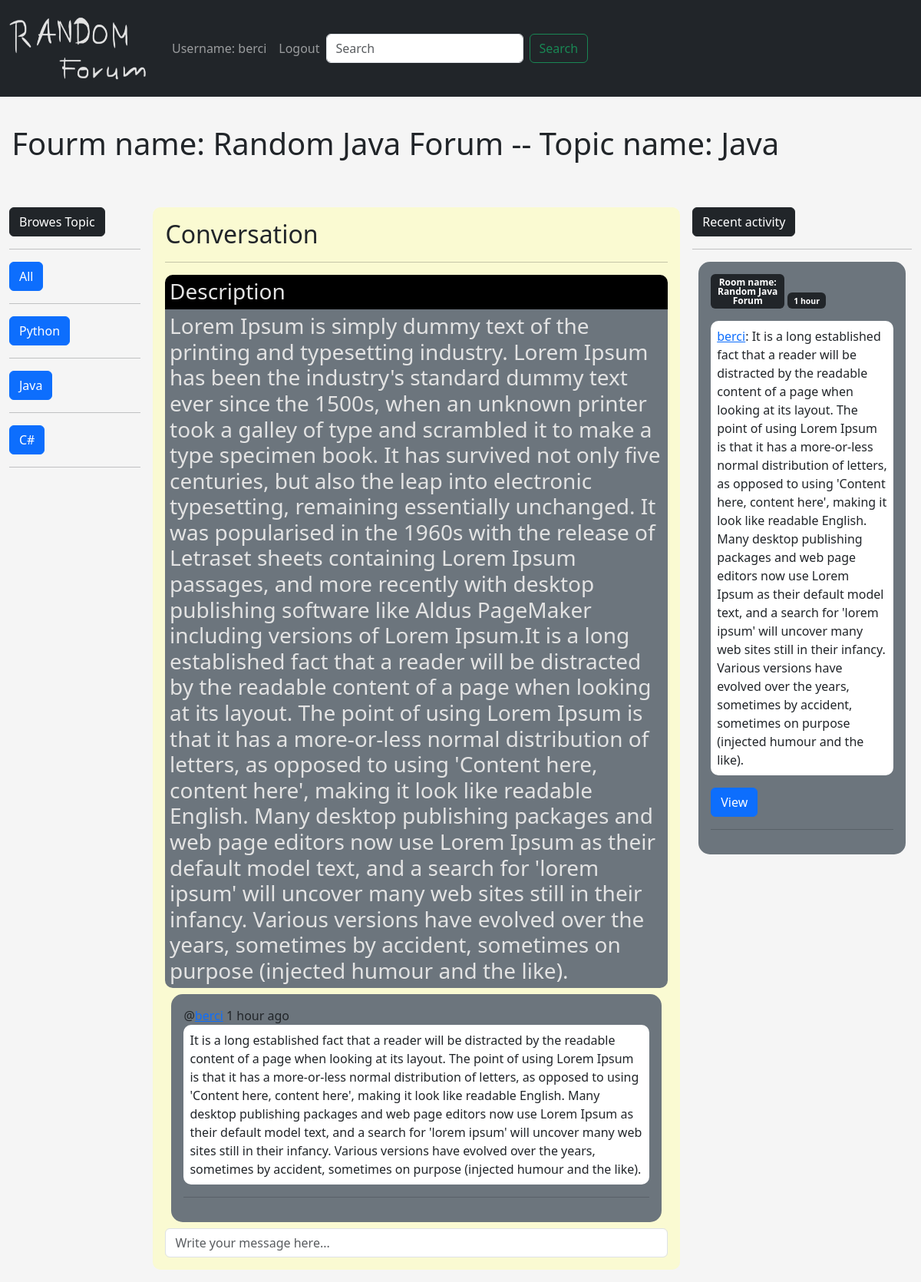
/room/14/?q=room.name (signed in), run on the app's committed database.
### base/models.py (models this page shows, shortened)
class ForumRoom(models.Model):
    creator = models.ForeignKey(User, on_delete=models.SET_NULL, null=True)
    name = models.CharField(max_length=50)
    topic = models.ForeignKey(Topic, on_delete=models.SET_NULL, null=True)
    description = models.TextField()
    participiants = models.ManyToManyField(User, related_name='participiants', blank=True)
    updated = models.DateTimeField(auto_now=True)
    created_at = models.DateTimeField(auto_now_add=True)
    class Meta:
        ordering = ['-created_at']

class Topic(models.Model):
    name = models.CharField(max_length=50)

class Message(models.Model):
    user = models.ForeignKey(User, on_delete=models.CASCADE, null=False)
    room = models.ForeignKey(ForumRoom, on_delete=models.CASCADE, null=False)
    body = models.TextField()
    updated = models.DateTimeField(auto_now=True)
    created_at = models.DateTimeField(auto_now_add=True)
    class Meta:
        ordering = ['-updated']

### base/views.py (the view)
# urls.py: path('room/<str:pk>/', views.roomPage, name='roomPage'),
@login_required(login_url='loginPage')
def roomPage(request, pk):
    room = ForumRoom.objects.get(id=pk)
    roomMessages = room.message_set.all().order_by('created_at')
    participiants = room.participiants.all()
    topics = Topic.objects.all()[:5]
    if request.method == 'POST':
        message = Message.objects.create(body=request.POST.get('body'), user=request.user, room=room)
        room.participiants.add(request.user)
        return redirect('roomPage', pk=room.id)
    context = {'room': room, 'roomMessages': roomMessages , 'participiants': participiants, 'topics':topics}
    return render(request, 'base/room_page.html', context)

### base/templates/base/room_page.html (shortened to what this page needs)
{% extends 'index.html' %}
{% block content %}
<div class="description-forum-name">
    <h1>Fourm name: {{room.name}} -- Topic name: {{room.topic.name}}</h1>
</div>
<div class="room-container">
    <div>
        {% include 'base/topic.html' %}
    </div>
    <div class="mid-contanier">
        <div class="comment-wrapper">
            <h2 >Conversation</h2>
            <hr>
            <h3 class="description-room-name">Description</h3>
            <h3 class="description-room">{{room.description}}</h3>
            {% for message in roomMessages %}
                <div class="bg-secondary element-name message-elemet">
                    @<a  href = "{% url 'profilePage' message.user.id %}">{{message.user}}</a> {{message.created_at | timesince }} ago
                    <p class="message">{{message.body}}</p>
                    <hr>
                </div>
            {% endfor %}
        </div>
        <div class="comment-form">
            <form method="POST" action="">
                <input type="text" name="body" placeholder="Write your message here..." class="text-box-width form-control me-2"/>
            </form>
        </div>
    </div>
    <div>
        {% include 'base/acitivity.html' %}
    </div>
</div>
{% endblock content %}

### templates/navbar.html (shortened to what this page needs)
{%load static %}
{% load bootstrap5 %}
{% bootstrap_css %}
<nav class="navbar fixed-top navbar-dark bg-dark navbar navbar-expand-lg ">
    <a class="navbar-brand" href="/"><img src="{% static 'images/logo.PNG'%}" width="200" height="100"> </img></a>
    <div class="collapse navbar-collapse" id="navbarSupportedContent">
        <ul class="navbar-nav mr-auto">
          <li class="nav-item active">
            {% if request.user.is_authenticated %}
                <a class="nav-link navbar-font-size" href="{% url 'profilePage' request.user.id%}">Username: {{request.user}}</a>
            {% else %}
                <a class="nav-link navbar-font-size" href="{% url 'loginPage' %}">Login</a>
            {% endif %}
          </li>
          <li class="nav-item active">
            {% if request.user.is_authenticated %}
                <a  class="nav-link navbar-font-size" href="{% url 'logoutPage' %}">Logout</a>
            {% endif %}
          </li>
        </ul>
        <form class="d-flex">
          <input class="form-control me-2" type="search" placeholder="Search" aria-label="Search" name="q">
          <button class="btn btn-outline-success" type="submit">Search</button>
        </form>
      </div>
</nav>

### base/templates/base/topic.html
    <div class="btn btn-dark">Browes Topic</div>
    <hr>
    <a href="{% url 'index' %}" class="btn btn-primary">All</a>
    <hr>
    {% for topic in topics %}
        <div >
            <a href="{% url 'index' %}?q={{topic.name}}" class="btn btn-primary">{{topic.name}}</a>
            <hr>
        </div>
    {% endfor %}

### base/templates/base/acitivity.html
    <div class="btn btn-dark">Recent activity</div>
    <hr>
    {% for message in roomMessages %}
        <div class="bg-secondary element-name">
            <strong class="a badge bg-dark text-wrap">Room name: {{ message.room.name }}</strong>
            <p class="badge bg-dark text-wrap"><small> {{message.created_at | timesince}}</small></p>
            <p class="message"><a href="{% url 'profilePage' message.user.id%}">{{message.user}}</a>: {{message.body}} </p>
            <form action="{% url 'roomPage' message.room.id %}">
                <input class="btn btn-primary" type="submit" value="View" />
            </form>
            <hr>
        </div>
    {% endfor %}

### static/styles/index.css (style rules this page uses)
body { background-color: whitesmoke !important; }
.a { width: 6rem; color: #e3e3e3; text-decoration: none; }
.room-container > div:nth-of-type(1) { width: 15%; }
.room-container > div:nth-of-type(2) { width: 60%; }
.room-container > div:nth-of-type(3) { width: 25%; }
.element-name { margin:0.5em; padding:1em; border-radius: 15px; }
.message { background-color: white; border-radius: 10px; padding: 0.5em; max-width: 55em; word-break: break-word }
.navbar-font-size { font-size: 2em; }
.room-container { display: flex; justify-content: center; align-content: stretch; }
.room-container > div { flex-grow: 2; }
.text-box-width { width: 100%; }
.description-forum-name { width: 100%; margin-bottom: 3em; padding: 0.2em; }
.description-room-name { width: 100%; padding: 0.2em; border-radius: 10px 10px 0 0; margin-bottom:0; background-color: black; color: #e3e3e3; }
.description-room { background-color: #6c757d; color: #e3e3e3; width: 100%; padding: 0.2em; border-radius: 0 0 10px 10px; }
.mid-contanier { width: 50%; margin:0 1em 1em 1em; background-color: lightgoldenrodyellow; padding: 1em; border-radius: 10px; }

### data on the page
ForumRoom: name "Random Java Forum", topic.name "Java", description "Lorem Ipsum is simply dummy text of the printing and typesetting industry. Lorem Ipsum has been the industry's standard dummy text ever since the 1500s, when an unknown printer took a galley of type and scrambled it to make a type specimen book. It has survived not only five centuries, but also the leap into electronic typesetting, remaining essentially unchanged. It was popularised in the 1960s with the release of Letraset sheets containing Lorem Ipsum passages, and more recently with desktop publishing software like Aldus PageMaker including versions of Lorem Ipsum.It is a long established fact that a reader will be distracted by the readable content of a page when looking at its layout.…"
Topic: name "Python"
Topic: name "Java"
Topic: name "C#"
Message: created_at "1 hour", body "It is a long established fact that a reader will be distracted by the readable content of a page when looking at its layout. The point of using Lorem Ipsum is that it has a more-or-less normal distribution of letters, as opposed to using 'Content here, content here', making it look like readable English. Many desktop publishing packages and web page editors now use Lorem Ipsum as their default model text, and a search for 'lorem ipsum' will uncover many web sites still in their infancy. Various versions have evolved over the years, sometimes by accident, sometimes on purpose (injected humour and the like).", room.name "Random Java Forum", user "berci"

### other printed values
{{ request.user }} "berci"
